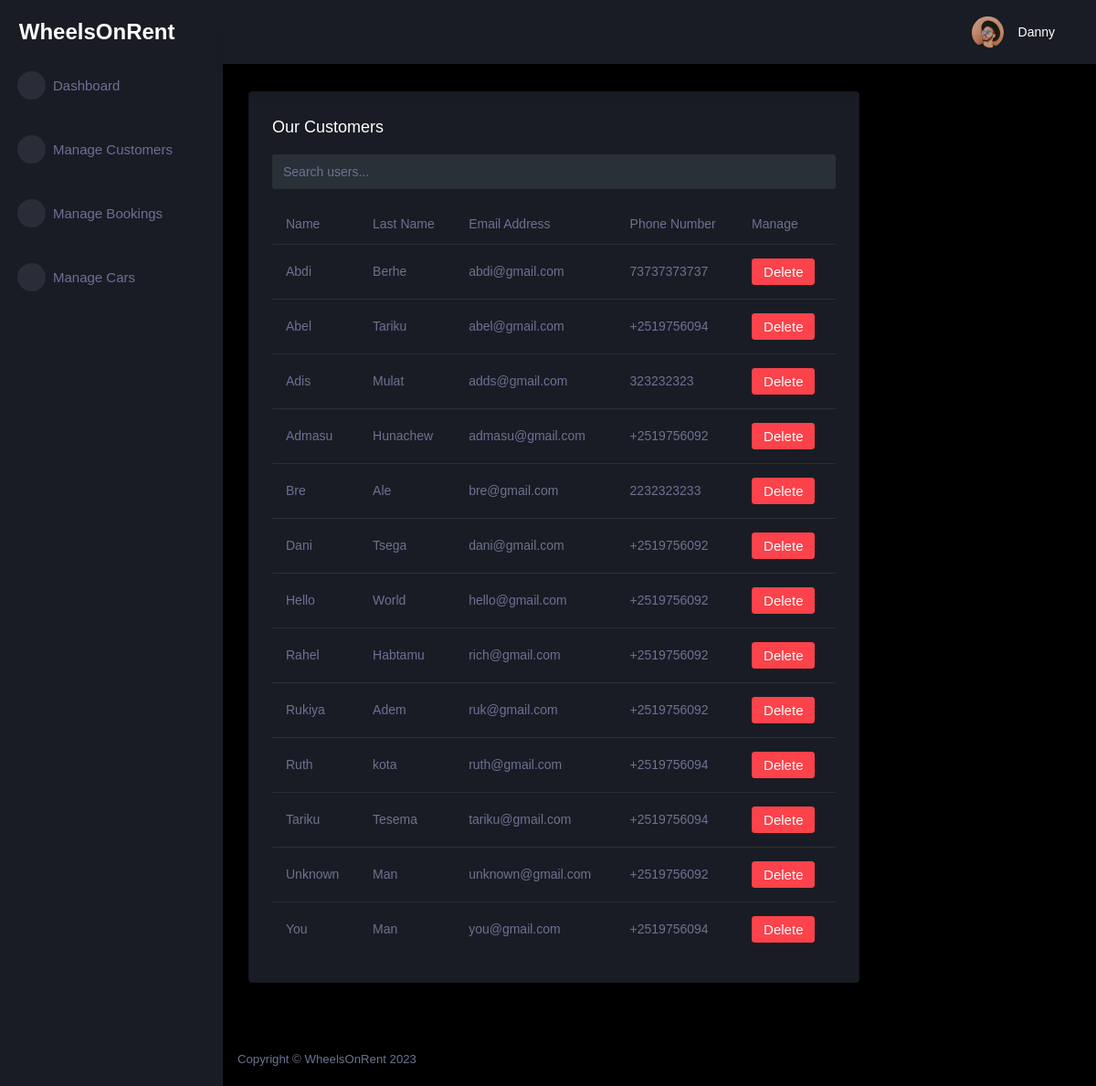
The page /customer/ (signed in) on the database as committed earlier.
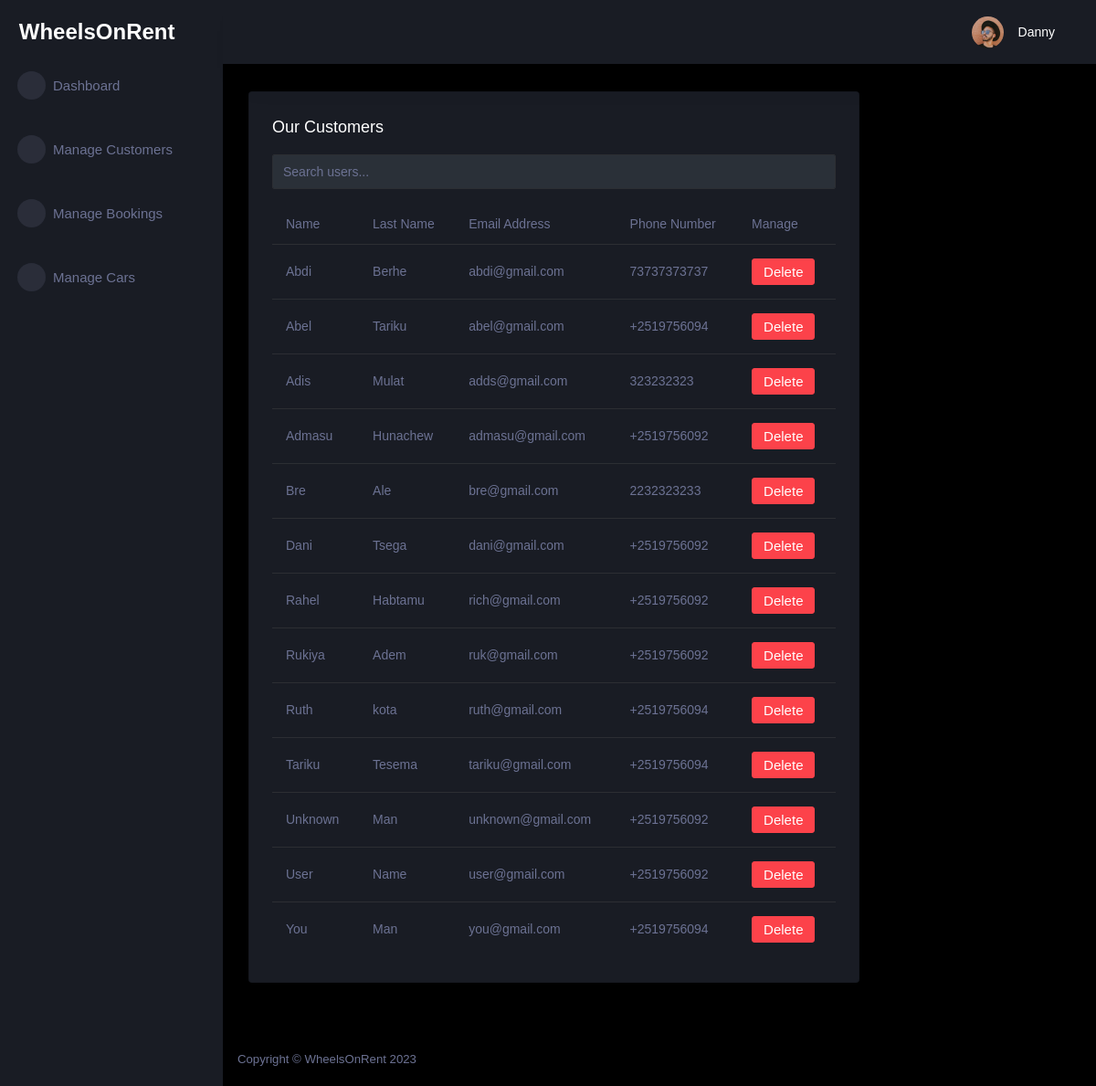
The same page on the database as committed later.
### tables this page shows
CREATE TABLE customer (
  id INTEGER PRIMARY KEY AUTOINCREMENT,
  name TEXT NOT NULL,
  last_name TEXT NOT NULL,
  phone_number TEXT NOT NULL,
  email TEXT NOT NULL,
  password TEXT NOT NULL,
  role TEXT INTEGER DEFAULT 0
);

### car_app/customer.py (the view)
@bp.route('/')
@login_required
def index():
    db = get_db()
    customers = db.execute(
        'SELECT id, name, last_name, email, phone_number'
        ' FROM customer'
        ' WHERE role = 0'
        ' ORDER BY name ASC'
    ).fetchall()
    return render_template('admin/customer_index.html', customers=customers)

### car_app/customer.py (called while the page is built)
@bp.before_app_request
def load_logged_in_customer():
    customer_id = session.get('customer_id')
    if customer_id is None:
        g.customer = None
    else:
        g.customer = get_db().execute(
            'SELECT * FROM customer WHERE id = ?', (customer_id,)
        ).fetchone()

@bp.after_request
def add_header(response):
    response.headers['Cache-Control'] = 'no-store, no-cache, must-revalidate, max-age=0'
    response.headers['Pragma'] = 'no-cache'
    response.headers['Expires'] = '0'
    return response

def login_required(view):
    @functools.wraps(view)
    def wrapped_view(**kwargs):
        if g.customer is None:
            return redirect(url_for('customer.login'))
        return view(**kwargs)
    return wrapped_view

### car_app/db.py (called while the page is built)
def get_db():
    if 'db' not in g:
        g.db = sqlite3.connect(
            current_app.config['DATABASE'],
            detect_types=sqlite3.PARSE_DECLTYPES
        )
        g.db.row_factory = sqlite3.Row
    return g.db

### car_app/templates/admin/customer_index.html (shortened to what this page needs)
{% extends 'admin/admin_base.html' %}
{% block content %}
<div class="content-wrapper">
<div class="row">
  <div class="col-lg-9 grid-margin stretch-card">
    <div class="card">
      <div class="card-body">
        <h4 class="card-title">Our Customers</h4>
        <div class="mb-3">
          <input type="text" id="searchInput" class="form-control" placeholder="Search users...">
        </div>
        <div class="table-responsive">
          <table class="table">
            <thead>
              <tr>
                <th>Name</th>
                <th>Last Name</th>
                <th>Email Address</th>
                <th>Phone Number</th>
                <th>Manage</th>
              </tr>
            </thead>
            <tbody>
              {% for customer in customers %}
              <tr>
                <td>{{ customer.name }}</td>
                <td>{{ customer.last_name }}</td>
                <td>{{ customer.email }}</td>
                <td>{{ customer.phone_number }}</td>
            <td><form action="{{ url_for('customer.delete', id=customer['id']) }}" method="post"><input class="btn btn-danger" type="submit" value="Delete" onclick="return confirm('Are you sure?')">
              </form></td>
              </tr>
            {% endfor %}
            </tbody>
          </table>
        </div>
      </div>
    </div>
  </div>
</div>
</div>
{% endblock %}

### car_app/templates/admin/admin_base.html (shortened to what this page needs)
<!DOCTYPE html>
<html lang="en">
<head>
    <link rel="stylesheet" href="https://cdn.jsdelivr.net/npm/bootstrap@4.0.0/dist/css/bootstrap.min.css">
    <link rel="stylesheet" href="{{ url_for('static', filename='assets/admin/assets/vendors/mdi/css/materialdesignicons.min.css')}}">
    <link rel="stylesheet" href="{{ url_for('static', filename='assets/admin/assets/vendors/css/vendor.bundle.base.css')}}">
    <link rel="stylesheet" href="{{ url_for('static', filename='assets/admin/assets/vendors/jvectormap/jquery-jvectormap.css')}}">
    <link rel="stylesheet" href="{{ url_for('static', filename='assets/admin/assets/vendors/flag-icon-css/css/flag-icon.min.css')}}">
    <link rel="stylesheet" href="{{ url_for('static', filename='assets/admin/assets/vendors/owl-carousel-2/owl.carousel.min.css')}}">
    <link rel="stylesheet" href="{{ url_for('static', filename='assets/admin/assets/vendors/owl-carousel-2/owl.theme.default.min.css')}}">
    <link rel="stylesheet" href="{{ url_for('static', filename='assets/admin/assets/css/style.css')}}">
</head>
<body>
    {% if g.customer['role'] == 1 %}
    <div class="container-scroller">
        <nav class="sidebar sidebar-offcanvas" id="sidebar">
            <div class="sidebar-brand-wrapper d-none d-lg-flex align-items-center justify-content-center fixed-top">
                <a class="sidebar-brand brand-logo" href="{{ url_for('customer.admin_dashboard') }}" style="text-decoration: none; color: white; font-size: 24px; font-weight: bold; font-family: Verdana, Geneva, Tahoma, sans-serif;">WheelsOnRent</a>
            </div>
            <ul class="nav">
                <li class="nav-item menu-items">
                    <a class="nav-link" href="{{ url_for('customer.admin_dashboard') }}">
                        <span class="menu-icon">
                <i class="mdi mdi-speedometer"></i>
              </span>
                        <span class="menu-title">Dashboard</span>
                    </a>
                </li>
                <br>
                <li class="nav-item menu-items">
                    <a class="nav-link" href="{{ url_for('customer.index') }}">
                        <span class="menu-icon">
                <i class="mdi mdi-playlist-play"></i>
              </span>
                        <span class="menu-title">Manage Customers</span>
                    </a>
                </li>
                <br>
                <li class="nav-item menu-items">
                    <a class="nav-link" href="{{ url_for('booking.index') }}">
                        <span class="menu-icon">
                <i class="mdi mdi-table-large"></i>
              </span>
                        <span class="menu-title">Manage Bookings</span>
                    </a>
                </li>
                <br>
                <li class="nav-item menu-items">
                    <a class="nav-link" href="{{ url_for('car.index') }}">
                        <span class="menu-icon">
                <i class="mdi mdi-car"></i>
              </span>
                        <span class="menu-title">Manage Cars</span>
                    </a>
                </li>
            </ul>
        </nav>
        <div class="container-fluid page-body-wrapper">
            <nav class="navbar p-0 fixed-top d-flex flex-row">
                <div class="navbar-menu-wrapper flex-grow d-flex align-items-stretch">
                    <button class="navbar-toggler navbar-toggler align-self-center" type="button" data-toggle="minimize">
              <span class="mdi mdi-menu"></span>
            </button>
                    <ul class="navbar-nav navbar-nav-right">
                        <li class="nav-item nav-settings d-none d-lg-block">
                            <a class="nav-link" href="#">
                                <i class="mdi mdi-view-grid"></i>
                            </a>
                        </li>
                        <li class="nav-item dropdown">
                            <a class="nav-link" id="profileDropdown" href="#" data-toggle="dropdown">
                                <div class="navbar-profile">
                                    <img class="img-xs rounded-circle" src="{{ url_for('static', filename='assets/admin/assets/images/faces/face15.jpg')}}" alt="">
                                    <p class="mb-0 d-none d-sm-block navbar-profile-name">{{ g.customer['name'] }}</p>
                                    <i class="mdi mdi-menu-down d-none d-sm-block"></i>
                                </div>
                            </a>
                        </li>
                    </ul>
                </div>
            </nav>
            <div class="main-panel">
                {% block content %}{% endblock %}
                <footer class="footer">
                    <div class="d-sm-flex justify-content-center justify-content-sm-between">
                        <span class="text-muted d-block text-center text-sm-left d-sm-inline-block">Copyright © WheelsOnRent 2023</span>
                    </div>
                </footer>
            </div>
        </div>
    </div>
    {% else %}
    <div class="container">
        <div class="alert alert-danger">
            <p>You do not have permission to view this page.</p>
        </div>
    </div>
    {% endif %}
</body>
</html>

Rows that differ between the two databases and show on the page:
removed customer: name "Hello", last_name "World", email "hello@gmail.com", phone_number "+2519756092"
added customer: name "User", last_name "Name", email "user@gmail.com", phone_number "+2519756092"
